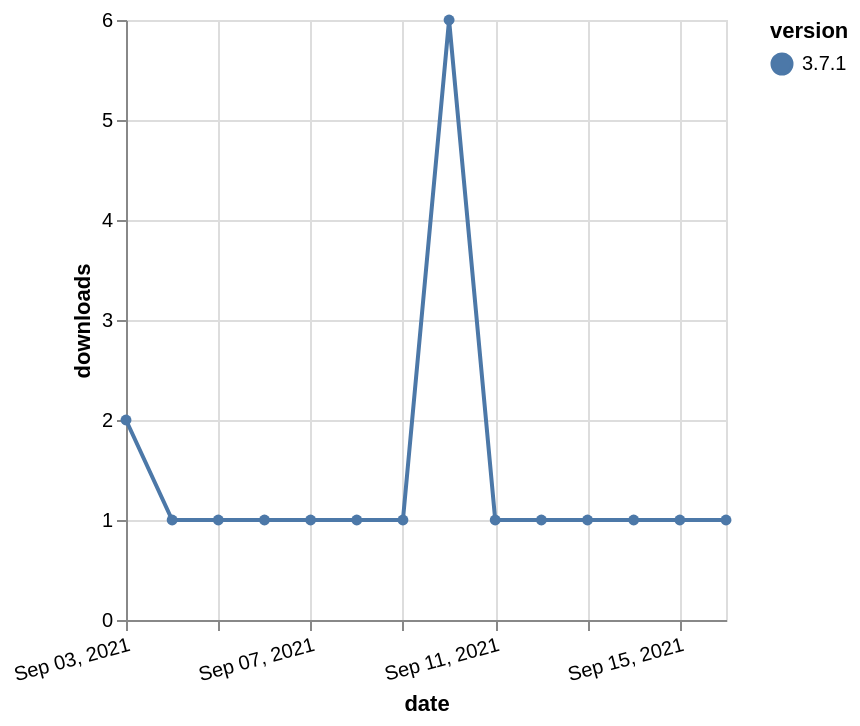

The specification (Vega-Lite) saved for this image:
### Vega-Lite specification from a JSON file in a GitHub repository (floating-point values rounded to 4 significant figures)
{"$schema": "https://vega.github.io/schema/vega-lite/v5.json", "description": "A simple bar chart with embedded data.", "data": {"values": [{"date": "2021-09-03", "total": 498, "delta": 2, "version": "3.7.1"}, {"date": "2021-09-04", "total": 499, "delta": 1, "version": "3.7.1"}, {"date": "2021-09-05", "total": 500, "delta": 1, "version": "3.7.1"}, {"date": "2021-09-06", "total": 501, "delta": 1, "version": "3.7.1"}, {"date": "2021-09-07", "total": 502, "delta": 1, "version": "3.7.1"}, {"date": "2021-09-08", "total": 503, "delta": 1, "version": "3.7.1"}, {"date": "2021-09-09", "total": 504, "delta": 1, "version": "3.7.1"}, {"date": "2021-09-10", "total": 510, "delta": 6, "version": "3.7.1"}, {"date": "2021-09-11", "total": 511, "delta": 1, "version": "3.7.1"}, {"date": "2021-09-12", "total": 512, "delta": 1, "version": "3.7.1"}, {"date": "2021-09-13", "total": 513, "delta": 1, "version": "3.7.1"}, {"date": "2021-09-14", "total": 514, "delta": 1, "version": "3.7.1"}, {"date": "2021-09-15", "total": 515, "delta": 1, "version": "3.7.1"}, {"date": "2021-09-16", "total": 516, "delta": 1, "version": "3.7.1"}]}, "width": "container", "mark": {"type": "line", "point": {"filled": true}}, "encoding": {"x": {"field": "date", "type": "temporal", "timeUnit": "yearmonthdate", "title": "date", "axis": {"labelAngle": -15}}, "y": {"field": "delta", "type": "quantitative", "title": "downloads"}, "color": {"field": "version", "type": "nominal"}, "tooltip": {"field": "delta"}}}
